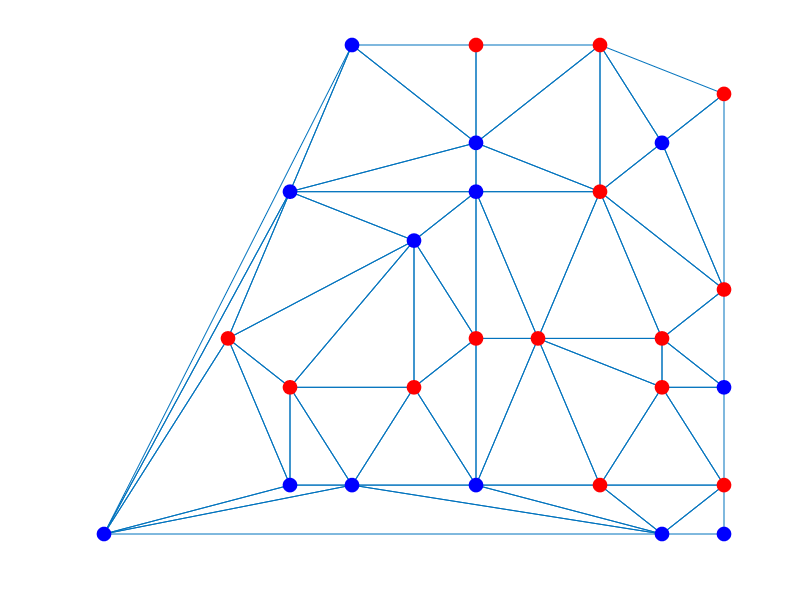

Here is the MATLAB script that generated this plot:
function [X,node,n,tri]=RR_random_pipe_network

n=30; L=11; X=[randi(L,n-1,2); 1 1]-[1 1]; X=sortrows(sortrows(X,2));
while 1; [X,n,modified]=remove_duplicates(X,n); if ~modified, break, end, end, n
tri = delaunay(X)
close all, figure(1), triplot(tri,X(:,1),X(:,2)), hold on, pause
for i=1:n
  node(i).connected=[]; node(i).length=[];
  for j=1:length(tri)
  	col=find(tri(j,:)==i); if ~isempty(col)
  	   k=tri(j,mod(col-2,3)+1);
  	   if isempty(find(node(i).connected==k)), node(i).connected=[node(i).connected k]; end
  	   k=tri(j,mod(col-3,3)+1);
  	   if isempty(find(node(i).connected==k)), node(i).connected=[node(i).connected k]; end
  	end
  end
  node(i).connected=sort(node(i).connected);
  node(i).num_pipes=length(node(i).connected);
  if mod(node(i).num_pipes,2) == 1, node(i).odd=true; else, node(i).odd=false; end
  for j=1:node(i).num_pipes
     jj=node(i).connected(j)
     node(i).length(j)=sqrt((X(i,1)-X(jj,1))^2+(X(i,2)-X(jj,2))^2)
  end
end

X, node(:).connected, node(:).length, node(:).num_pipes
m=0; for i=1:n, if node(i).odd,
     plot(X(i,1),X(i,2),'ro','MarkerFaceColor','r','MarkerSize',10), m=m+1;
  else
    plot(X(i,1),X(i,2),'bo','MarkerFaceColor','b','MarkerSize',10),
end, end, axis off

end % function RR_random_pipe_network
%%%%%%%%%%%%
function [X,n,mod]=remove_duplicates(X,n)
mod=false; for i=1:n-1, if X(i,:)==X(i+1,:), X=X([1:i,i+2:n],:); n=n-1; mod=true; return, end, end
end
